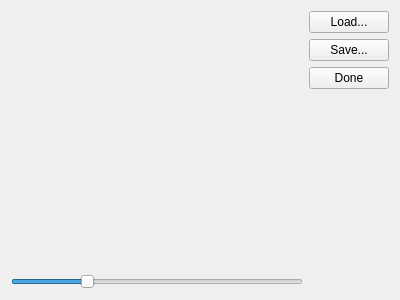
<?xml version="1.0" encoding="UTF-8"?>
<ui version="4.0">
 <class>Form</class>
 <widget class="QWidget" name="Form">
  <property name="geometry">
   <rect>
    <x>0</x>
    <y>0</y>
    <width>400</width>
    <height>300</height>
   </rect>
  </property>
  <property name="windowTitle">
   <string>Terrain</string>
  </property>
  <layout class="QHBoxLayout" name="horizontalLayout">
   <item>
    <layout class="QVBoxLayout" name="verticalLayout_2">
     <property name="bottomMargin">
      <number>0</number>
     </property>
     <item>
      <widget class="QWidget" name="content" native="true">
       <property name="sizePolicy">
        <sizepolicy hsizetype="Expanding" vsizetype="MinimumExpanding">
         <horstretch>0</horstretch>
         <verstretch>0</verstretch>
        </sizepolicy>
       </property>
      </widget>
     </item>
     <item>
      <layout class="QHBoxLayout" name="horizontalLayout_3">
       <item>
        <widget class="QSlider" name="rotate">
         <property name="layoutDirection">
          <enum>Qt::LeftToRight</enum>
         </property>
         <property name="minimum">
          <number>-180</number>
         </property>
         <property name="maximum">
          <number>180</number>
         </property>
         <property name="pageStep">
          <number>45</number>
         </property>
         <property name="value">
          <number>-90</number>
         </property>
         <property name="orientation">
          <enum>Qt::Horizontal</enum>
         </property>
         <property name="invertedAppearance">
          <bool>false</bool>
         </property>
         <property name="invertedControls">
          <bool>false</bool>
         </property>
         <property name="tickPosition">
          <enum>QSlider::NoTicks</enum>
         </property>
        </widget>
       </item>
      </layout>
     </item>
    </layout>
   </item>
   <item>
    <layout class="QVBoxLayout" name="verticalLayout">
     <property name="sizeConstraint">
      <enum>QLayout::SetFixedSize</enum>
     </property>
     <item>
      <widget class="QPushButton" name="load">
       <property name="text">
        <string>Load...</string>
       </property>
      </widget>
     </item>
     <item>
      <widget class="QPushButton" name="save">
       <property name="text">
        <string>Save...</string>
       </property>
      </widget>
     </item>
     <item>
      <widget class="QPushButton" name="done">
       <property name="text">
        <string>Done</string>
       </property>
      </widget>
     </item>
     <item>
      <spacer name="verticalSpacer">
       <property name="orientation">
        <enum>Qt::Vertical</enum>
       </property>
       <property name="sizeHint" stdset="0">
        <size>
         <width>20</width>
         <height>40</height>
        </size>
       </property>
      </spacer>
     </item>
    </layout>
   </item>
  </layout>
 </widget>
 <resources/>
 <connections/>
</ui>
